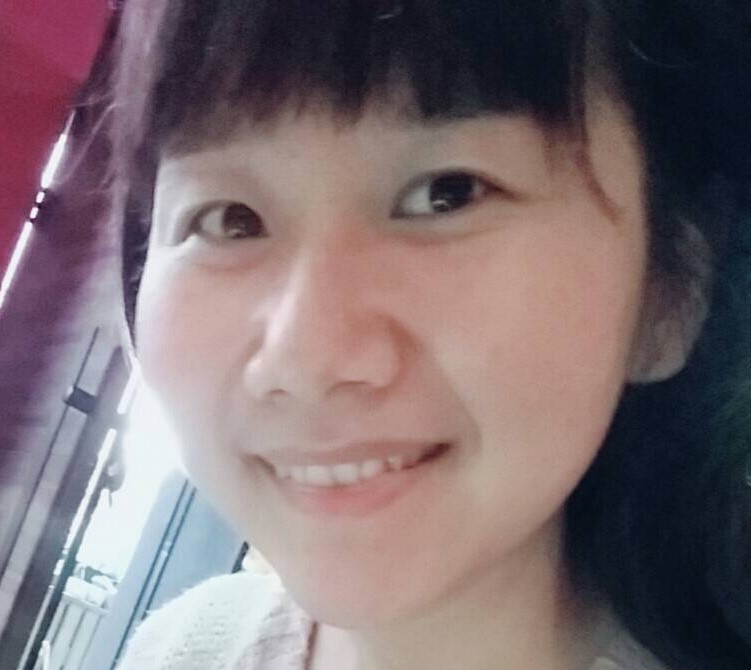
#> input picture for tin/IMG_5733_mod.JPG, 751 x 670 px, found by its file name
$ python tin.py
#> lines starting #> are read from the running program, lines starting #| are printed output that depends on the picture
# %%
import numpy as np
import cv2
import os

# %%

img = cv2.imread('IMG_5733_mod.jpg')
#> img is the input picture: shape (670, 751, 3); mean B, G, R 113.4, 109.1, 124
img_gray = cv2.cvtColor(img, cv2.COLOR_BGR2GRAY)
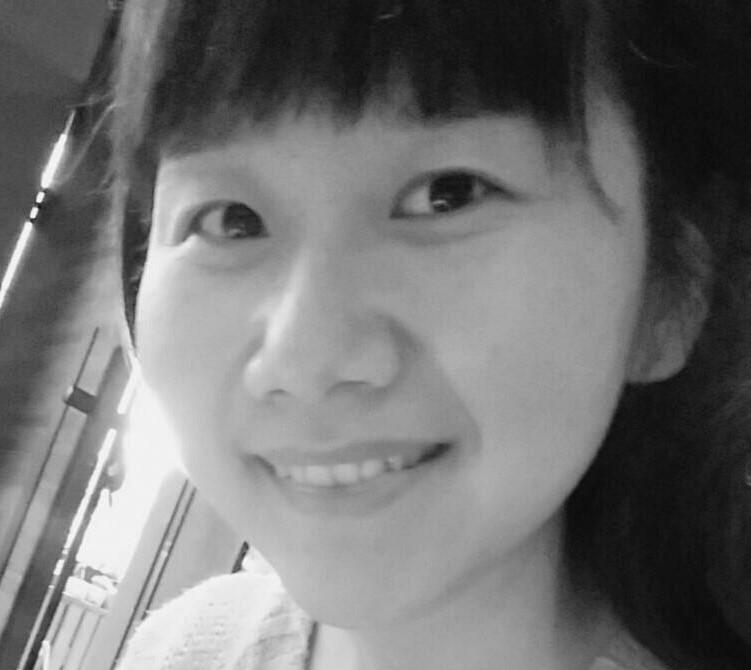
#> img_gray: shape (670, 751); min 9, max 252, mean 114

img_source_size = np.array(img_gray.shape)
#> img_source_size = [670, 751]
img_mod_size = np.around(img_source_size * 0.5).astype('int32')
#> img_mod_size = [335, 376]
# %%
img_mod = cv2.resize(img_gray, img_mod_size, interpolation=cv2.INTER_AREA)
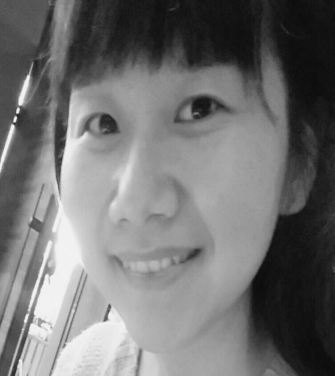
#> img_mod: shape (376, 335); min 11, max 246, mean 114
np.save('img_mod.npy', img_mod)
